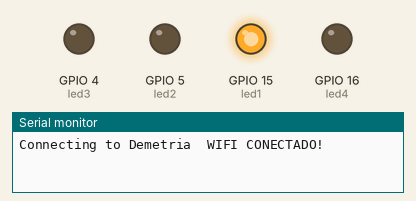
Recording of a sketch running on a simulated ESP32. Parts: output pins drawn as LEDs (lit = HIGH), the last lines printed to the serial monitor. WiFi joins after 1.5 s; servers stay silent unless stated; the local clock reads 2024-03-15 10:24:30 at power-on unless the sketch sets it; the Firebase database answers and starts empty.

Above: at 2.6 s.
At 6.1 s:
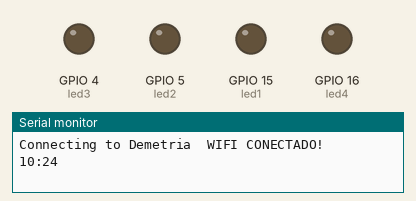
Timing chart, 0 to 7.6 s (numbered marks = the images above):
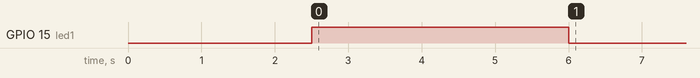

The sketch:

teste8.ino
```cpp
//TIMESTAMP: ACIONAMENTO LED POR TEMPO

//Bibliotecas
#include <NTPClient.h>  // Biblioteca do NTP.
#include <WiFi.h>       // Biblioteca do WiFi.
#include <IOXhop_FirebaseESP32.h>
#include <ArduinoJson.h>

#define FIREBASE_HOST "https://projetoaulaextra-64b8d-default-rtdb.firebaseio.com"
#define FIREBASE_AUTH "XWj6EaNcf9tpwxrAjAM995NJxDjZSceyxjIiLyjd"
#define WIFI_SSID "Teste"
#define WIFI_PASSWORD "paocomovos"

//Conexão com wifi
const char* ssid = "Demetria";
const char* password = "demizinha";

// --------------Configuração de relógio online -------------------
const char* ntpServer1 = "c.st1.ntp.br"; //Endereço 1
const char* ntpServer2 = "pool.ntp.org";//Endereço 2
const long gmtOffset_sec = 0;
const int daylightOffset_sec = -3600*3;

int hrs = 0;
int mins = 0;

int Ch1;
int Cm1;
int Ch2;
int Cm2;
int Ch3;
int Cm3;
int Ch4;
int Cm4;
int hora;
int minuto;
int horamedi;
int minmedi;


struct tm timeinfo;


int led1 = 15;
int led2 = 5;                      // definição dos pinos de saidas
int led3 = 4;
int led4 = 16;


void printLocalTime() {

  if (!getLocalTime(&timeinfo)) {
    Serial.println("Não foi possivel obter o tempo");
    return;
  } //Caso não consiga buscar o horario
  Serial.println(&timeinfo, "%H:%M");  //Saida horario monitor serial

  delay(1000);
}


void setup() {
  Serial.begin(115200);


  configTime(gmtOffset_sec, daylightOffset_sec, ntpServer1, ntpServer2); //Configuração Time

  pinMode(led1, OUTPUT);  //Define o pino como saída
  // digitalWrite(led1, LOW);
  pinMode(led2, OUTPUT);
  // digitalWrite(led2, LOW);
  pinMode(led3, OUTPUT);
  // digitalWrite(led3, LOW);
    pinMode(led3, OUTPUT);
  // digitalWrite(led3, LOW);
  pinMode(led4, OUTPUT);
  // digitalWrite(led3, LOW);
    pinMode(led4, OUTPUT);
  // digitalWrite(led3, LOW);


  Serial.printf("Connecting to %s ", ssid);
  WiFi.begin(ssid, password);

  Serial.println(" WIFI CONECTADO!");
  delay(1000);

  Firebase.begin(FIREBASE_HOST, FIREBASE_AUTH);

}

void AlarmTools(){

  Ch1 = Firebase.getInt("maleta/C1/hora");
  Cm1 = Firebase.getInt("maleta/C1/minu");
  Ch2 = Firebase.getInt("maleta/C2/hora");
  Cm2 = Firebase.getInt("maleta/C2/minu");

  Ch3 = Firebase.getInt("maleta/C3/hora");
  Cm3 = Firebase.getInt("maleta/C3/minu");
  Ch4 = Firebase.getInt("maleta/C4/hora");
  Cm4 = Firebase.getInt("maleta/C4/minu");

  hora = Firebase.getInt("maleta/C1/adhoramed");

  minuto = Firebase.getInt("maleta/C1/adminmed");

  hrs = timeinfo.tm_hour;
  mins = timeinfo.tm_min;

  horamedi = Ch1 + hora;
  minmedi = Cm1 + minuto;

}


void loop()
{
  AlarmTools();

  // Serial.println(Ch1);

  if(hrs == horamedi &&  mins == minmedi ){
    digitalWrite(led1, HIGH);
  }else{
    digitalWrite(led1,LOW);
  }

  // if(hrs == Ch2 && mins == Cm2 ){
  //   digitalWrite(led2, HIGH);
  // }else{
  //   digitalWrite(led2,LOW);
  // }
  // if(hrs == Ch3 && mins == Cm3 ){
  //   digitalWrite(led3, HIGH);
  // }else{
  //   digitalWrite(led3,LOW);
  // }
  // if(hrs == Ch4 && mins == Cm4 ){
  //   digitalWrite(led4, HIGH);
  // }else{
  //   digitalWrite(led4,LOW);
  // }

  delay(1000);
  printLocalTime();
}
```

Measured:
- by itself, GPIO 15 (led1): LOW → HIGH at 2.5 s, → LOW 3.5 s later
